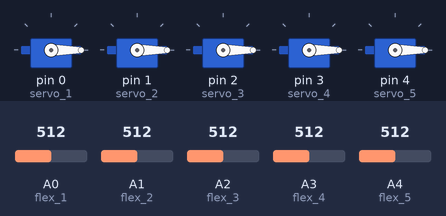
The sketch below on a simulated Arduino Uno, built with avr-gcc and run on an emulated ATmega328P. On the bench: 5 × servo. The test bench sets the inputs (shaded band); at power-on: A0 (flex_1) = 512, A1 (flex_2) = 512, A2 (flex_3) = 512, A3 (flex_4) = 512, A4 (flex_5) = 512.

Above: at 1.2 s.
1.3 s: A0 (flex_1) set to 992
At 2.5 s:
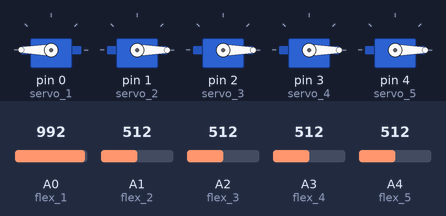
2.8 s: A1 (flex_2) set to 992
At 3.2 s:
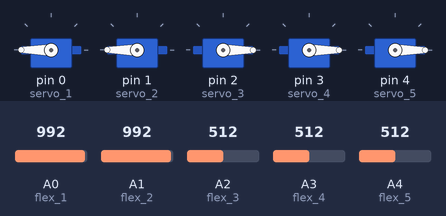
4.3 s: A2 (flex_3) set to 992
At 5.0 s:
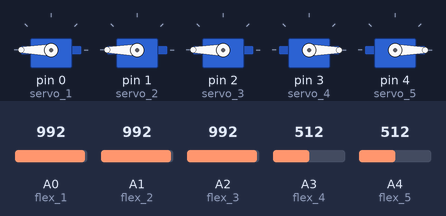
5.8 s: A3 (flex_4) set to 992
At 6.8 s:
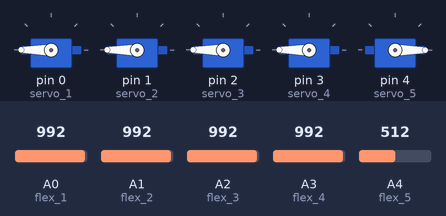
7.3 s: A4 (flex_5) set to 992
At 8.5 s:
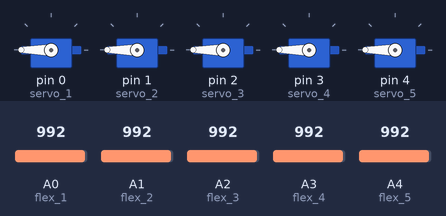
8.8 s: A0 (flex_1) set to 716
At 10.2 s:
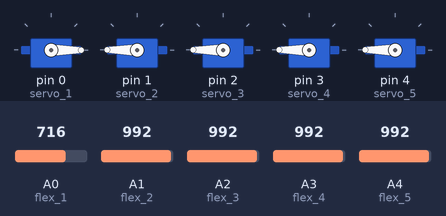
Timing chart, 0 to 11.3 s (numbered marks = the images above; inputs shaded):
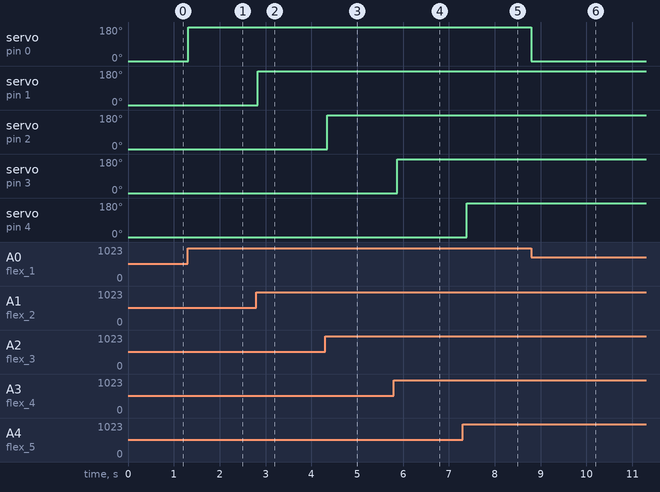

The sketch:

bionic_arm_using_flex_sensor1.ino
```cpp
// C++ code
//
#include <Servo.h>

Servo servo_1;
Servo servo_2;
Servo servo_3;
Servo servo_4;
Servo servo_5;

int flex_1=A0;
int flex_2=A1;
int flex_3=A2;
int flex_4=A3;
int flex_5=A4;

void setup()
{
  servo_1.attach(0);
  servo_2.attach(1);
  servo_3.attach(2);
  servo_4.attach(3);
  servo_5.attach(4);
}

void loop()
{
  int flex_1_pos;
  int servo_1_pos;
  flex_1_pos= analogRead(flex_1);
  servo_1_pos= map(flex_1_pos, 800, 900, 0, 180);
  servo_1_pos= constrain(servo_1_pos, 0, 180);
  servo_1.write(servo_1_pos);


  int flex_2_pos;
  int servo_2_pos;
  flex_2_pos= analogRead(flex_2);
  servo_2_pos= map(flex_2_pos, 800, 900, 0, 180);
  servo_2_pos= constrain(servo_2_pos, 0, 180);
  servo_2.write(servo_2_pos);


  int flex_3_pos;
  int servo_3_pos;
  flex_3_pos= analogRead(flex_3);
  servo_3_pos= map(flex_3_pos, 800, 900, 0, 180);
  servo_3_pos= constrain(servo_3_pos, 0, 180);
  servo_3.write(servo_3_pos);

  int flex_4_pos;
  int servo_4_pos;
  flex_4_pos= analogRead(flex_4);
  servo_4_pos= map(flex_4_pos, 800, 900, 0, 180);
  servo_4_pos= constrain(servo_4_pos, 0, 180);
  servo_4.write(servo_4_pos);

  int flex_5_pos;
  int servo_5_pos;
  flex_5_pos= analogRead(flex_5);
  servo_5_pos= map(flex_5_pos, 800, 900, 0, 180);
  servo_5_pos= constrain(servo_5_pos, 0, 180);
  servo_5.write(servo_5_pos);


  delay (100);
}
```

Measured:
- after the input at 1.3 s, servo on pin 0 (servo_1): 0° → 180° at once
- after the input at 2.8 s, servo on pin 1 (servo_2): 0° → 180° at once
- after the input at 4.3 s, servo on pin 2 (servo_3): 0° → 180° after 0.05 s
- after the input at 5.8 s, servo on pin 3 (servo_4): 0° → 180° after 0.07 s
- after the input at 7.3 s, servo on pin 4 (servo_5): 0° → 180° after 0.09 s
- after the input at 8.8 s, servo on pin 0 (servo_1): 180° → 0° at once
